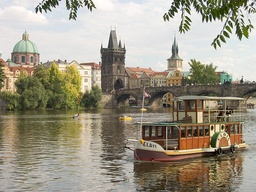
#> input picture ps1/inputSeamCarvingPrague.jpg, 256 x 192 px, shrunk from 640 x 480 before the run
$ python test.py   (Python 2 division)   (older library calls are emulated)
#> lines starting #> are read from the running program, lines starting #| are printed output that depends on the picture
### ps1/energy_image.py
# -*- coding: utf-8 -*-
"""
Created on Sat Sep 12 12:39:12 2015

@author: sbhal
"""

import numpy as np
from scipy import ndimage

def rgb2gray(rgb):
    return np.dot(rgb[...,:3], [0.299, 0.587, 0.144])
def im2double(im):
    min_val = np.min(im.ravel())
    max_val = np.max(im.ravel())
    out = (im.astype('float') - min_val) / (max_val - min_val)
    return out
xGrad = np.array([-1, 1]).reshape(2,1)
yGrad = np.array([[-1], [1]])


def getElement (r, c, energyImage):
    rows, cols = energyImage.shape
    if (r <0) or (r >= rows) or (c<0) or (c >= cols) :
        return 1e10
    else:
        return energyImage[r][c]

def energy_image (im):
    gray_img = rgb2gray(im)
    double_img = im2double(gray_img)
    xconvolution = ndimage.convolve(double_img, xGrad, mode='constant', cval=0.0)
    yconvolution = ndimage.convolve(double_img, yGrad,  mode='constant', cval=0.0)
    gradient_img = np.sqrt(np.square(xconvolution) + np.square(yconvolution))
    return im2double(gradient_img)

# [10 lines left out: function energy_image_2, not called in this run]

### ps1/cumulative_minimum_energy_map.py
# -*- coding: utf-8 -*-
"""
Created on Sun Sep 13 17:19:16 2015

@author: sbhal
"""

#from energy_image import getElement
import numpy as np

def getElement (r, c, energyImage):
    rows, cols = energyImage.shape
    if (r <0) or (r >= rows) or (c<0) or (c >= cols) :
        return float("inf")
    else:
        return energyImage[r][c]


def cumulative_minimum_energy_map (energyImage, seamDirection):
    rows, columns = energyImage.shape
    cum_cost = np.empty_like(energyImage)
    if(seamDirection == 'VERTICAL'):
        cum_cost[0, :] = energyImage[0, :]
        for r in range(1, rows):
            for c in range(columns):
                cum_cost[r][c] = energyImage[r][c] + min(getElement(r-1, c-1, energyImage), getElement(r-1, c, energyImage), getElement(r-1, c+1, energyImage))
    elif (seamDirection == 'HORIZONTAL'):
        cum_cost[:, 0] = energyImage[:, 0]

        for c in range(1, columns):
            for r in range(rows):
                cum_cost[r][c] = energyImage[r][c] + min(getElement(r, c-1, energyImage), getElement(r-1, c-1, energyImage), getElement(r+1, c-1, energyImage))
    else:
        print "Blunder"

    return cum_cost


"""             if(r == 4 and c == 1):
                    print '%.4f %.4f %.4f %.4f' % (getElement(r, c-1, energyImage), getElement(r-1, c-1, energyImage), getElement(r+1, c-1, energyImage), min(getElement(r, c-1, energyImage), getElement(r-1, c-1, energyImage), getElement(r+1, c-1, energyImage)))
                if(r == 4 and c == 2):
                    print '%.4f %.4f %.4f' % (getElement(r, c-1, energyImage), getElement(r-1, c-1, energyImage), getElement(r+1, c-1, energyImage))
                if(r == 5 and c == 3):
                    print '%.4f %.4f %.4f' % (getElement(r, c-1, energyImage), getElement(r-1, c-1, energyImage), getElement(r+1, c-1, energyImage))"""

### ps1/find_optimal_vertical_seam.py
# -*- coding: utf-8 -*-
"""
Created on Sun Sep 13 17:18:57 2015

@author: sbhal
"""

from energy_image import getElement

def find_optimal_vertical_seam(cumulativeEnergyMap):
    rows, columns = cumulativeEnergyMap.shape
    minEnergy = cumulativeEnergyMap[rows-1][0]
    mincol = 0
    for c in range(columns):
            if minEnergy > min(minEnergy, getElement(rows-1, c, cumulativeEnergyMap)):
                mincol = c
                minEnergy = cumulativeEnergyMap[rows-1][c]

    colVector = []
    colVector.append(mincol)

    for r in reversed(range(rows-1)):
            minval = min(getElement(r, mincol, cumulativeEnergyMap), getElement(r, mincol-1, cumulativeEnergyMap), getElement(r, mincol+1, cumulativeEnergyMap))
            if minval == getElement(r, mincol, cumulativeEnergyMap):
                colVector.append(mincol)
            elif minval == getElement(r, mincol-1, cumulativeEnergyMap):
                colVector.append(mincol-1)
                mincol = mincol-1
            else:
                colVector.append(mincol+1)
                mincol = mincol=1
    return colVector[::-1]

### ps1/displaySeam.py
# -*- coding: utf-8 -*-
"""
Created on Sun Sep 13 17:18:10 2015

@author: sbhal
"""
from scipy.misc import imread, imsave
import matplotlib.pyplot as plt

def displaySeam (im, seam, type):
    plt.figure(1)
    if (type == 'HORIZONTAL'):
        plt.plot(range(len(seam)), seam)
        plt.title('Horizontal Seam')
#        for cols in range(im.shape[1]):
#                im[seam[cols]][cols] = [255, 255, 255];
    elif (type == 'VERTICAL'):
            plt.plot(seam, range(len(seam)))
            plt.title('Vertical Seam')
#        for row in range(im.shape[0]):
#                im[row][seam[row]] = [255, 255, 255];
    else:
        print "Error in displaySeam"


    plt.hold(True)

    plt.imshow(im)
#    plt.hold(True)
    #plt.plot(seam, range(len(seam)))
    plt.show()
    imsave("output_with_seam.jpg", im)

### ps1/find_optimal_horizontal_seam.py
# -*- coding: utf-8 -*-
"""
Created on Sun Sep 13 17:18:40 2015

@author: sbhal
"""

from energy_image import getElement

def find_optimal_horizontal_seam(cumulativeEnergyMap):
    rows, columns = cumulativeEnergyMap.shape
    minEnergy = cumulativeEnergyMap[0][columns-1]
    minrow = 0
    for r in range(rows):
            if (minEnergy > min(minEnergy, getElement(r, columns-1, cumulativeEnergyMap))):
                minrow = r
                minEnergy = cumulativeEnergyMap[r][columns-1]
    colVector = []
    colVector.append(minrow)

    for c in reversed(range(columns-1)):
            minval = min(getElement( minrow,c, cumulativeEnergyMap), getElement(minrow-1,c, cumulativeEnergyMap), getElement(minrow+1, c, cumulativeEnergyMap))
            if minval == getElement( minrow, c, cumulativeEnergyMap):
                colVector.append(minrow)
            elif minval == getElement(minrow-1,c, cumulativeEnergyMap):
                colVector.append(minrow-1)
                minrow = minrow-1
            else:
                colVector.append(minrow+1)
                minrow = minrow+1

    return colVector[::-1]

### ps1/test.py
# -*- coding: utf-8 -*-

from energy_image import energy_image, energy_image_2
from reduceHeight import reduceHeight
from cumulative_minimum_energy_map import cumulative_minimum_energy_map
from find_optimal_vertical_seam import find_optimal_vertical_seam
from find_optimal_horizontal_seam import find_optimal_horizontal_seam
from displaySeam import displaySeam
from reduceWidth import reduceWidth

import matplotlib.pyplot as plt
import numpy as np
import math
from scipy.misc import imread, imsave
from scipy import ndimage
#from skimage import img_as_float

x1 = np.array([0, -(0.5), 0.5, 0])
x2 = np.array([0, 0.5, -0.5, 0])
xconvolution = ndimage.convolve(x1, x2, mode='constant', cval=0.0)
img = imread('inputSeamCarvingPrague.jpg')
#> img is the input picture: shape (192, 256, 3); mean R, G, B 156.5, 149.6, 132.7
# [4 lines of commented-out code are left out]

en_image = energy_image(img)
#> in rgb2gray, `return np.dot(rgb[...,:3], [0.299, 0.587, 0.144])`:
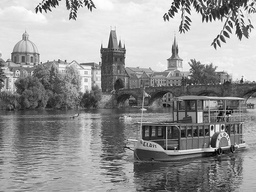
#> returned value: shape (192, 256) float64; min 0.587, max 262.6, mean 153.7; drawn with min black and max white
#> in im2double, `min_val = np.min(im.ravel())`: min_val = 0.587
#> in im2double, `max_val = np.max(im.ravel())`: max_val = 262.6
#> in energy_image, `xconvolution = ndimage.convolve(double_img, xGrad, mode='constant', cv..`:
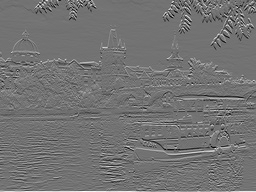
#> xconvolution: shape (192, 256) float64; min -0.66, max 0.807, mean 0.00352; drawn with min black and max white
#> in energy_image, `gradient_img = np.sqrt(np.square(xconvolution) + np.square(yconvolutio..`:
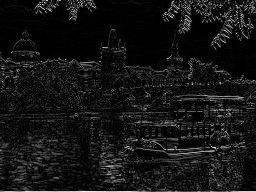
#> gradient_img: shape (192, 256) float64; min 0, max 1.14, mean 0.0929; drawn with min black and max white
plt.figure()
plt.title('Gradient Energy Intensity')
plt.imshow(en_image)
plt.show()
v_cum_min_energy = cumulative_minimum_energy_map(en_image, 'VERTICAL')
#> the loop in cumulative_minimum_energy_map, `for r in range(1, rows):` made 191 passes
#> after the loop in cumulative_minimum_energy_map, `for r in range(1, rows):`:
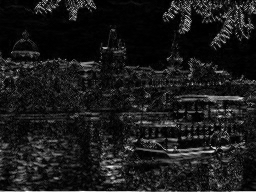
#> cum_cost: shape (192, 256) float64; min 0, max 1.15, mean 0.121; drawn with min black and max white
plt.figure()
plt.title('Cumulative Vertical Intensity')
plt.imshow(v_cum_min_energy)
plt.show()
h_cum_min_energy = cumulative_minimum_energy_map(en_image, 'HORIZONTAL')
#> call 2 of cumulative_minimum_energy_map, with seamDirection = 'HORIZONTAL'
#> after the loop in cumulative_minimum_energy_map (call 2), `for c in range(1, columns):`:
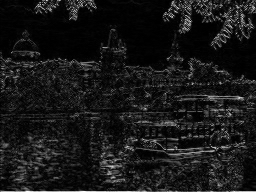
#> cum_cost: shape (192, 256) float64; min 0, max 1.19, mean 0.112; drawn with min black and max white
plt.figure()
plt.title('Cumulative Horizontal Intensity')
plt.imshow(h_cum_min_energy)
plt.show()

plt.figure()
plt.title('Original Image')
plt.imshow(img)
plt.show()

displaySeam(img, find_optimal_vertical_seam(v_cum_min_energy), 'VERTICAL')
#> in displaySeam, `plt.show()`:
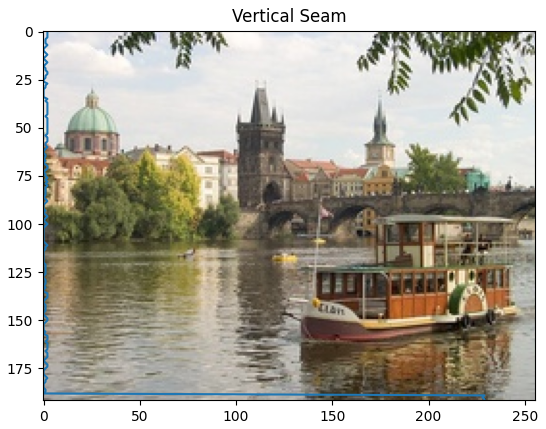
#> figure drawn by matplotlib, 1 panel


displaySeam(img, find_optimal_horizontal_seam(h_cum_min_energy), 'HORIZONTAL')
#> call 2 of displaySeam, with type = 'HORIZONTAL'
#> in displaySeam (call 2), `plt.show()`:
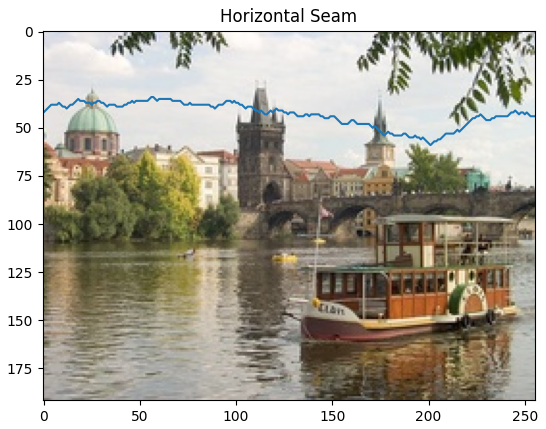
#> figure drawn by matplotlib, 1 panel
"""

#vSeam = find_optimal_horizontal_seam(cum_min_energy)
vSeam = find_optimal_vertical_seam(cum_min_energy)
#print find_optimal_horizontal_seam(w)
displaySeam(img, vSeam, 'VERTICAL')
plt.figure(2)
plt.hold(False)
plt.subplot(121)
plt.title('Display after seam')
plt.imshow(img)

for i in range(1):
    img, en_image = reduceWidth(img, en_image)
plt.subplot(122)
plt.imshow(img)
imsave("crop_output.jpg", img)

"""
plt.show()
print "-------------FINISH-----------------"

$ run again, with ps1/inputSeamCarvingMall.jpg copied over ps1/inputSeamCarvingPrague.jpg
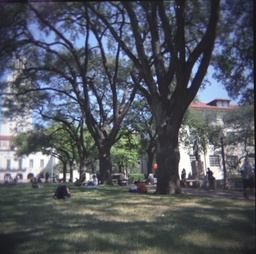
#> input picture ps1/inputSeamCarvingMall.jpg, 256 x 254 px, shrunk from 775 x 769 before the run
#> img is the input picture: shape (254, 256, 3); mean R, G, B 83.8, 88.4, 96.4
#> min_val = 10.19
#> max_val = 262.6
#> in energy_image, `gradient_img = np.sqrt(np.square(xconvolution) + np.square(yconvolutio..`:
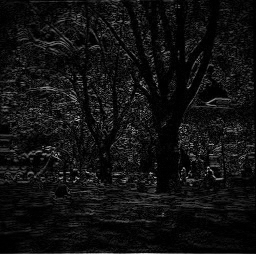
#> gradient_img: shape (254, 256) float64; min 0, max 0.797, mean 0.0695
#> the loop in cumulative_minimum_energy_map, `for r in range(1, rows):` made 253 passes
#> in displaySeam (call 2), `plt.show()`:
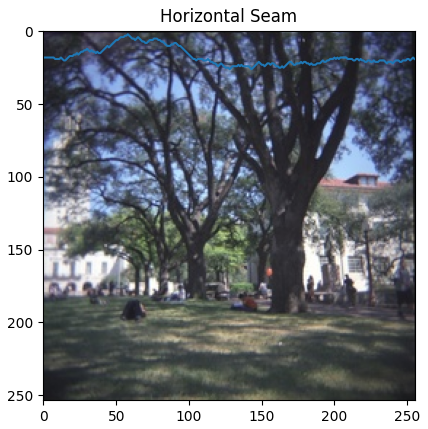
#> figure drawn by matplotlib, 1 panel
